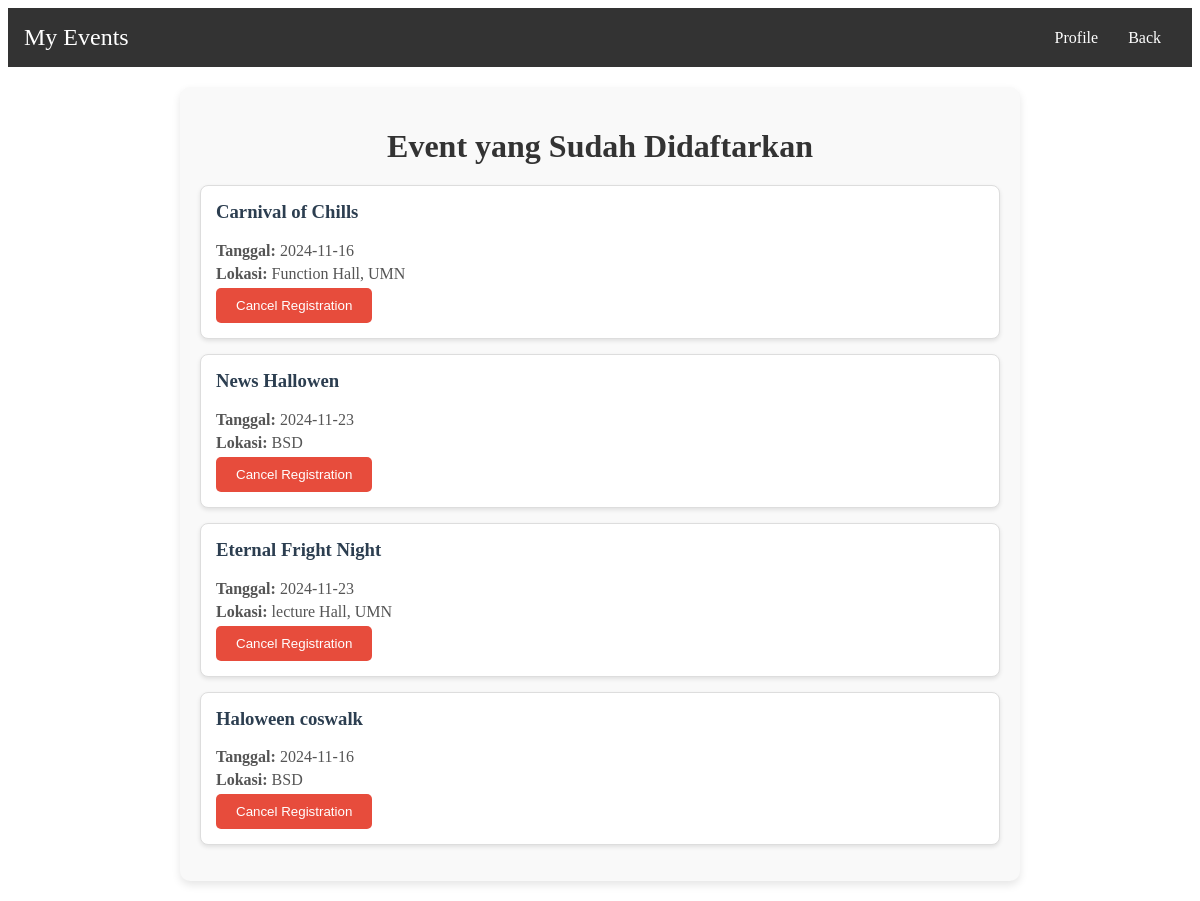
/user/myevents.php (signed in), run on the app's committed database.
### tables this page shows
CREATE TABLE `events` (
  `id` int(11) NOT NULL,
  `event_name` varchar(255) NOT NULL,
  `description` text NOT NULL,
  `event_date` date NOT NULL,
  `location` varchar(255) NOT NULL,
  `category` varchar(100) DEFAULT NULL,
  `event_status` enum('open','closed','canceled') DEFAULT 'open',
  `created_at` timestamp NOT NULL DEFAULT current_timestamp(),
  `max_participants` int(11) NOT NULL,
  `event_time` time NOT NULL,
  `image` varchar(255) NOT NULL,
  `banner` varchar(255) NOT NULL,
  `status` enum('open','closed','canceled') DEFAULT 'open',
  `image_url` varchar(255) DEFAULT NULL,
  `user_id` int(11) NOT NULL,
  `event_image` varchar(255) DEFAULT NULL,
  `event_banner` varchar(255) DEFAULT NULL,
  `capacity` int(11) NOT NULL DEFAULT 0,
  `current_registrants` int(11) NOT NULL DEFAULT 0
);

### user/myevents.php (the view, shortened to what this page needs)
<?php
include __DIR__ . '/../includes/db.php';
$user_id = $_SESSION['user_id'];
$query = "SELECT events.id, events.event_name, events.event_date, events.location
          FROM registrations
          INNER JOIN events ON registrations.event_id = events.id
          WHERE registrations.user_id = ?";
$stmt = $conn->prepare($query);
$stmt->bind_param("i", $user_id);
$stmt->execute();
$result = $stmt->get_result();
?>
<!DOCTYPE html>
<html lang="en">
<head>
    <link rel="stylesheet" href="../assets/css/myevents-style.css">
</head>
<body>
    <nav class="navbar">
        <div class="logo">My Events</div>
        <ul class="navbar-list">
            <li><a href="profile.php">Profile</a></li>
            <li><a href="../index.php">Back</a></li>
        </ul>
    </nav>
    <div class="myevents-container">
        <h1>Event yang Sudah Didaftarkan</h1>
        <?php if ($result->num_rows > 0): ?>
            <ul>
                <?php while ($event = $result->fetch_assoc()): ?>
                    <li class="event-item">
                        <h3><?php echo htmlspecialchars($event['event_name']); ?></h3>
                        <p><strong>Tanggal:</strong> <?php echo htmlspecialchars($event['event_date']); ?></p>
                        <p><strong>Lokasi:</strong> <?php echo htmlspecialchars($event['location']); ?></p>
                        <form method="POST" action="">
                            <button type="submit" class="cancel-btn">Cancel Registration</button>
                        </form>
                    </li>
                <?php endwhile; ?>
            </ul>
        <?php else: ?>
            <p>Anda belum mendaftarkan diri ke event manapun.</p>
        <?php endif; ?>
    </div>
</body>
</html>

### assets/css/myevents-style.css (style rules this page uses)
.navbar { display: flex; justify-content: space-between; align-items: center; padding: 1rem; background-color: #333; color: white; }
.navbar .logo { font-size: 1.5rem; }
.navbar ul { list-style: none; display: flex; margin: 0; padding: 0; }
.navbar ul li { margin: 0 15px; }
.navbar ul li a { color: white; text-decoration: none; }
.myevents-container { padding: 20px; margin: 20px auto; max-width: 800px; background-color: #f9f9f9; border-radius: 10px; box-shadow: 0 4px 8px rgba(0, 0, 0, 0.1); }
.myevents-container h1 { text-align: center; margin-bottom: 20px; color: #333; }
ul { list-style: none; padding: 0; }
.event-item { padding: 15px; margin-bottom: 15px; background-color: #fff; border: 1px solid #ddd; border-radius: 8px; box-shadow: 0 2px 4px rgba(0, 0, 0, 0.1); }
.event-item h3 { margin-top: 0; color: #2c3e50; }
.event-item p { margin: 5px 0; color: #555; }
.cancel-btn { background-color: #e74c3c; color: white; border: none; padding: 10px 20px; border-radius: 5px; cursor: pointer; }

### data on the page
events: event_name "Carnival of Chills", event_date "2024-11-16", location "Function Hall, UMN"
events: event_name "News Hallowen", event_date "2024-11-23", location "BSD"
events: event_name "Eternal Fright Night", event_date "2024-11-23", location "lecture Hall, UMN"
events: event_name "Haloween coswalk", event_date "2024-11-16", location "BSD"
